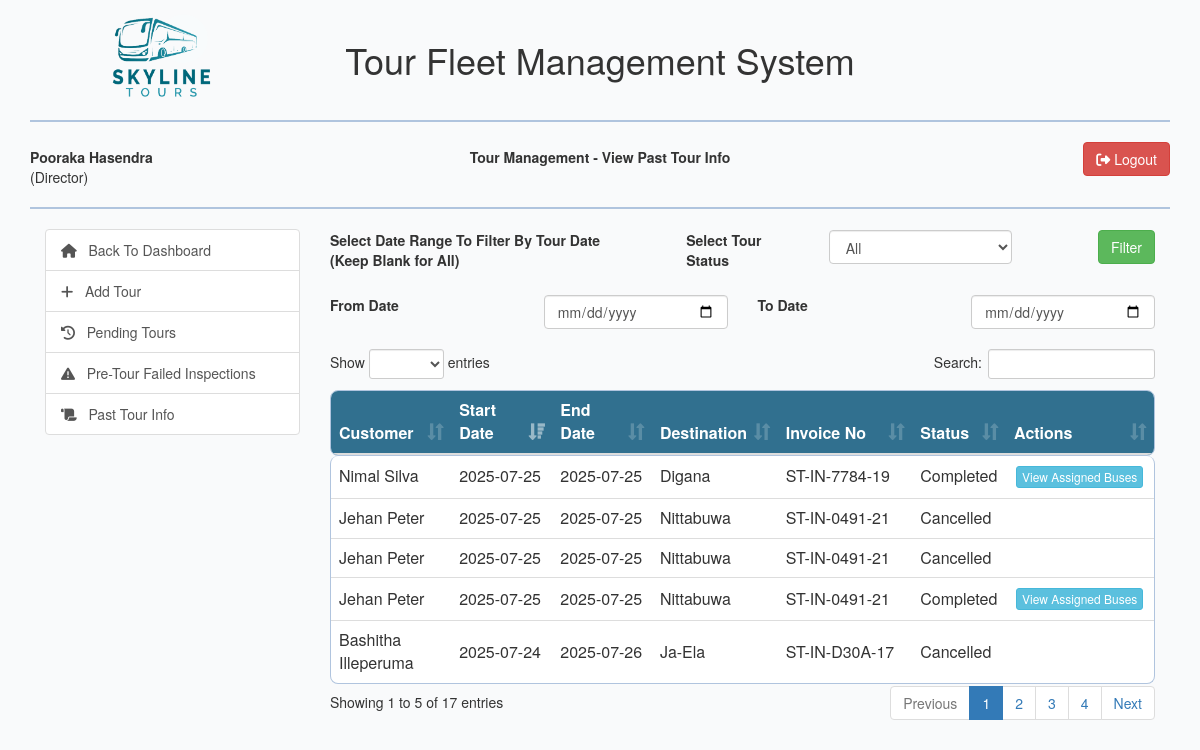
/view/past-tour-info.php (signed in), run on the app's committed database.
### tables this page shows
CREATE TABLE `tour` (
  `tour_id` int(10) NOT NULL,
  `invoice_id` int(10) NOT NULL,
  `start_date` date NOT NULL,
  `end_date` date NOT NULL,
  `destination` varchar(255) NOT NULL,
  `tour_status` int(10) NOT NULL DEFAULT 1 COMMENT '-1=Cancelled, 1=Assigned, , 3=Completed'
);

CREATE TABLE `customer` (
  `customer_id` int(10) NOT NULL,
  `customer_nic` varchar(12) NOT NULL,
  `customer_fname` varchar(50) NOT NULL,
  `customer_lname` varchar(50) NOT NULL,
  `customer_email` varchar(255) NOT NULL,
  `customer_status` int(10) NOT NULL DEFAULT 1
);

CREATE TABLE `customer_invoice` (
  `invoice_id` int(10) NOT NULL,
  `invoice_number` varchar(100) NOT NULL,
  `quotation_id` int(10) NOT NULL,
  `invoice_date` date NOT NULL,
  `invoice_amount` decimal(10,2) NOT NULL,
  `customer_id` int(11) NOT NULL,
  `invoice_status` int(11) NOT NULL DEFAULT 1 COMMENT '-1=Invoice Cancelled,\r\n1=Advance Payment Made & waiting for tour assignment,\r\n2=Tour assigned,\r\n3=Tour completed and payment pending,\r\n4=Paid',
  `invoice_description` text DEFAULT NULL,
  `tour_start_date` date NOT NULL COMMENT 'The tour start date as billed/quoted to the customer.',
  `tour_end_date` date NOT NULL COMMENT 'The tour end date as billed/quoted to the customer.',
  `pickup_location` varchar(255) NOT NULL,
  `destination` varchar(255) NOT NULL,
  `dropoff_location` varchar(255) NOT NULL,
  `round_trip_mileage` int(4) NOT NULL,
  `advance_payment` decimal(10,2) DEFAULT NULL,
  `paid_amount` decimal(10,2) DEFAULT NULL,
  `actual_fare` decimal(10,2) DEFAULT NULL,
  `actual_mileage` int(4) DEFAULT NULL
);

### model/tour_model.php (called while the page is built, shortened)
<?php
class Tour{
    public function getPastToursFiltered($dateFrom,$dateTo,$tourStatus){
        $con = $GLOBALS["con"];
        $sql = "SELECT t.*, i.invoice_number, c.customer_fname, c.customer_lname, c.customer_email
            FROM tour t
            JOIN customer_invoice i ON t.invoice_id = i.invoice_id
            JOIN customer c ON i.customer_id = c.customer_id
            WHERE 1 ";
        if($tourStatus==""){
            $sql.="AND t.tour_status IN (-1,3) ";
        }elseif($tourStatus!=""){
            $sql.="AND t.tour_status='$tourStatus' ";
        }
        $sql.= "ORDER BY t.start_date DESC ";
        $result = $con->query($sql) or die($con->error);
        return $result;
    }
}

### view/past-tour-info.php (the view, shortened to what this page needs)
<?php
include_once '../model/tour_model.php';
$dateFrom = "";
$dateTo = "";
$tourStatus ="";
$tourObj = new Tour();
$tourResult = $tourObj->getPastToursFiltered($dateFrom,$dateTo,$tourStatus);
?>
<html lang="en">
<head>
    <?php include_once "../includes/bootstrap_css_includes.php"?>
</head>
<body>
    <div class="container">
        <?php include_once "../includes/header_row_includes.php";?>
        <div class="col-md-3">
            <?php include_once "../includes/tour_management_functions.php"; ?>
        </div>
        <div class="col-md-9">
            <div class="row">
                <div class="col-md-6 col-md-offset-3" id="msg">
                </div>
            </div>
            <div class="row">
                <div class="col-md-5">
                    <label class="control-label">Select Date Range To Filter By Tour Date </br>(Keep Blank for All)</label>
                </div>
                <div class="col-md-2">
                    <label class="control-label">Select Tour Status</label>
                </div>
                <div class="col-md-3">
                    <select id="tourStatus" class="form-control">
                        <option value="">All</option>
                    </select>
                </div>
                <div class="col-md-2 text-right">
                    <button type="button" class="btn btn-success" id="filter_button">Filter</button>
                </div>
            </div>
            <div class="row">
            </div>
            <div class="row">
                <div class="col-md-3">
                    <label class="control-label">From Date</label>
                </div>
                <div class="col-md-3">
                    <input type="date" class="form-control" id="dateFrom" name="dateFrom" />
                </div>
                <div class="col-md-3">
                    <label class="control-label">To Date</label>
                </div>
                <div class="col-md-3">
                    <input type="date" class="form-control" id="dateTo" name="dateTo" />
                </div>
            </div>
            <div class="row">
            </div>
            <div class="row">
                <div class="col-md-12">
                    <table class="table" id="tourtable" style="width:100%">
                        <thead>
                            <tr>
                                <th>Customer</th>
                                <th>Start Date</th>
                                <th>End Date</th>
                                <th>Destination</th>
                                <th>Invoice No</th>
                                <th>Status</th>
                                <th>Actions</th>
                            </tr>
                        </thead>
                        <tbody id="tourtableBody">
                            <?php while($tourRow = $tourResult->fetch_assoc()){
                                $status = match((int)$tourRow["tour_status"]){
                                    -1=>"Cancelled",
                                    3=>"Completed",
                                };
                                ?>
                            <tr>
                                <td><?php echo $tourRow['customer_fname']." ".$tourRow['customer_lname'];?></td>
                                <td style="white-space: nowrap"><?php echo $tourRow['start_date'];?></td>
                                <td style="white-space: nowrap"><?php echo $tourRow['end_date'];?></td>
                                <td><?php echo $tourRow['destination'];?></td>
                                <td style="white-space: nowrap"><?php echo $tourRow['invoice_number'];?></td>
                                <td ><?php echo $status;?></td>
                                <td>
                                    <?php if($tourRow["tour_status"]==3){?>
                                    <a href="#" data-toggle="modal" onclick="loadTourBusList(<?php echo $tourRow['tour_id'];?>)" data-target="#bus_list"
                                       class="btn btn-xs btn-info" style="margin:2px;display:<?php echo checkPermissions(85); ?>">
                                        View Assigned Buses
                                    </a>
                                    <?php }?>
                                </td>
                            </tr>
                            <?php } ?>
                        </tbody>
                    </table>
                </div>
            </div>
        </div>
    </div>
</body>
</html>

### css/custom.css (style rules this page uses)
body { background-color: #F9FAFB; }
.table { background-color:#ffffff; border-radius: 8px; overflow: hidden; border:1px solid lightsteelblue; }
.table thead { background-color: #31708f; color:white; }
.table tbody > tr > td { vertical-align: middle; }

### data on the page
tour: customer.customer_fname "Nimal", customer.customer_lname "Silva", start_date "2025-07-25", end_date "2025-07-25", destination "Digana", invoice.invoice_number "ST-IN-7784-19", tour_status "Completed"
tour: customer.customer_fname "Jehan", customer.customer_lname "Peter", start_date "2025-07-25", end_date "2025-07-25", destination "Nittabuwa", invoice.invoice_number "ST-IN-0491-21", tour_status "Cancelled"
tour: customer.customer_fname "Jehan", customer.customer_lname "Peter", start_date "2025-07-25", end_date "2025-07-25", destination "Nittabuwa", invoice.invoice_number "ST-IN-0491-21", tour_status "Cancelled"
tour: customer.customer_fname "Jehan", customer.customer_lname "Peter", start_date "2025-07-25", end_date "2025-07-25", destination "Nittabuwa", invoice.invoice_number "ST-IN-0491-21", tour_status "Completed"
tour: customer.customer_fname "Bashitha", customer.customer_lname "Illeperuma", start_date "2025-07-24", end_date "2025-07-26", destination "Ja-Ela", invoice.invoice_number "ST-IN-D30A-17", tour_status "Cancelled"

### other printed values
$userSession["user_fname"]." ".$userSession["user_lname"] "Pooraka Hasendra"
$userSession["role_name"] "Director"
$pageName "Tour Management - View Past Tour Info"
